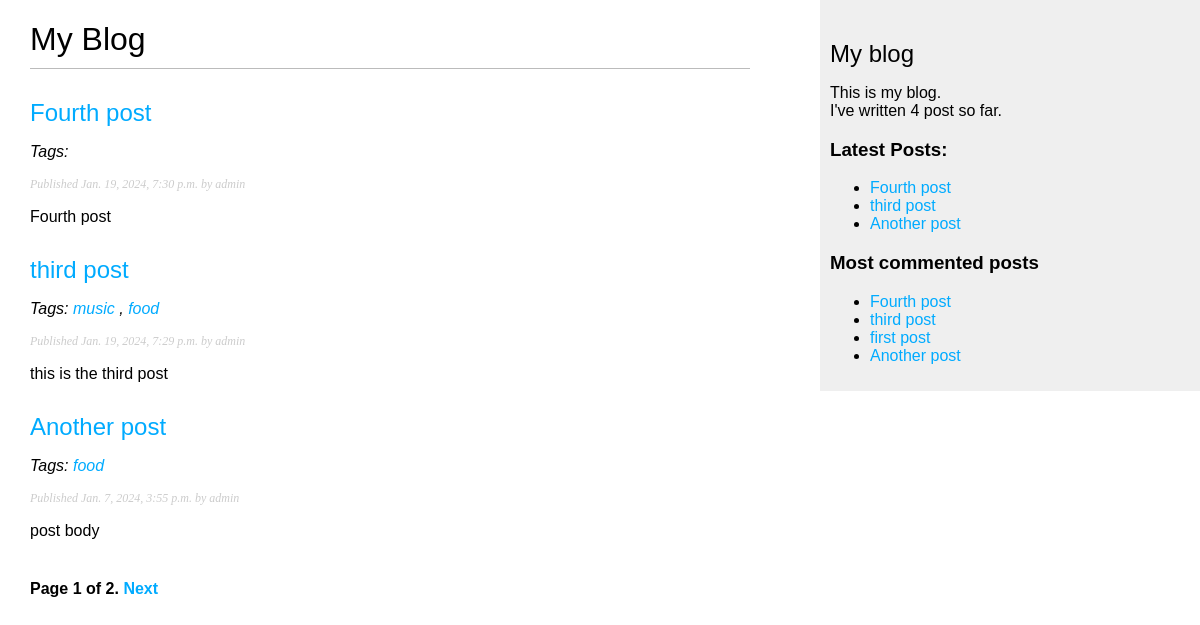
The page /blog/ on the database as committed earlier.
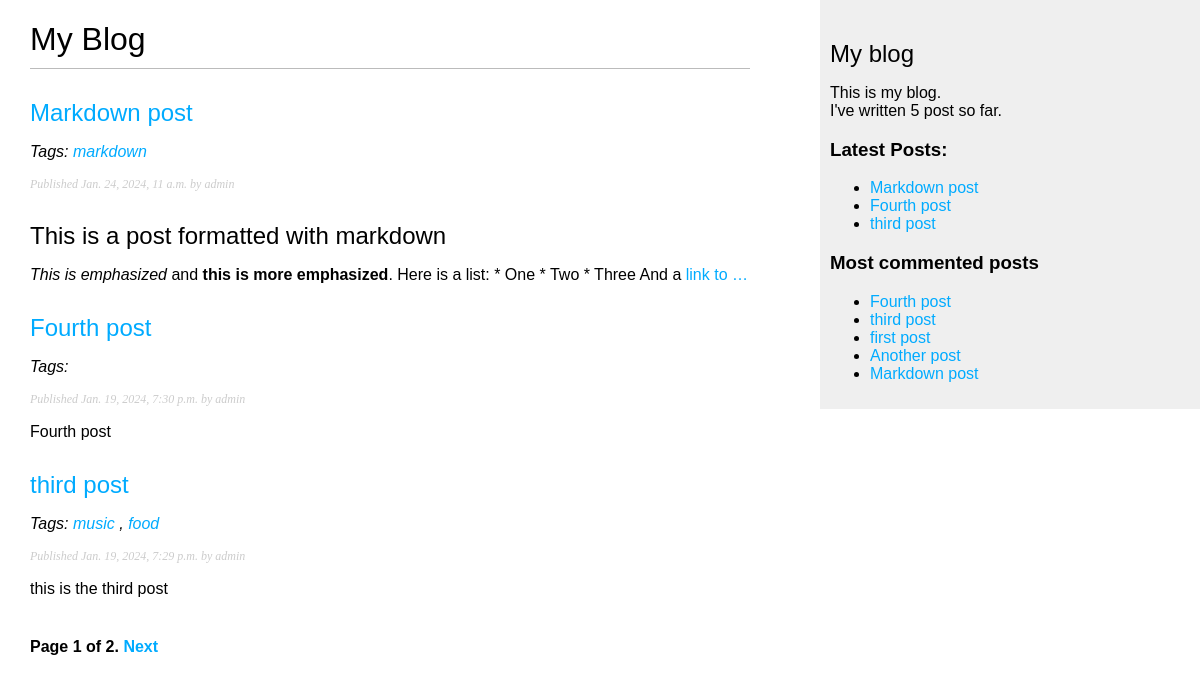
The same page on the database as committed later.
### blogapp/models.py (models this page shows, shortened)
class Post(models.Model):
    title = models.CharField(max_length=250)
    slug = models.SlugField(max_length=250)
    author = models.ForeignKey(User,
                               on_delete=models.CASCADE,
                               related_name='blog_posts')
    body = models.TextField()
    publish = models.DateTimeField(default=timezone.now)
    created = models.DateTimeField(auto_now_add=True)
    updated = models.DateTimeField(auto_now=True)
    objects = models.Manager()
    published = PublishedManager()
    tags = TaggableManager()
    class Status(models.TextChoices):
        DRAFT = 'DF', 'Draft'
        PUBLISHED = 'PB', 'Published'
    status = models.CharField(max_length=2,
                              choices=Status.choices,
                              default=Status.DRAFT)
    class Meta:
        ordering = ['-publish']
        indexes = [
            models.Index(fields=['-publish']),
        ]
    def get_absolute_url(self):
        return reverse('blog:post_detail',
                       args=[self.publish.year,
                             self.publish.month,
                             self.publish.day,
                             self.slug])

### blogapp/views.py (the view)
# urls.py: path('', views.post_list, name='post_list'),
def post_list(request, tag_slug=None):
    post_list = Post.published.all()
    tag = None
    if tag_slug:
        tag = get_object_or_404(Tag, slug=tag_slug)
        post_list = post_list.filter(tags__in=[tag])
    paginator = Paginator(post_list, 3)
    page_number = request.GET.get('page', 1)
    try:
        posts = paginator.page(page_number)
    except EmptyPage:
        posts = paginator.page(paginator.num_pages)
    except PageNotAnInteger:
        posts = paginator.page(1)
    return render(request,
                  'blogapp/post/list.html',
                  {'posts': posts, 'tag':tag})

### blogapp/models.py (called while the page is built)
    def get_queryset(self):
        return super().get_queryset()\
                      .filter(status=Post.Status.PUBLISHED)

### blogapp/templatetags/blogapp_tags.py (called while the page is built)
@register.simple_tag
def total_posts():
    return Post.published.count()

@register.simple_tag
def get_most_commented_posts(count=5):
    return (Post.published.annotate(total_comments=Count('comments'))
            .order_by('-total_comments'))[:count]

@register.inclusion_tag('blogapp/post/latest_posts.html')
def show_latest_posts(count=5):
    latest_posts = Post.published.order_by('-publish')[:count]
    return {'latest_posts': latest_posts}

@register.filter(name='markdown')
def markdown_format(text):
    return mark_safe(markdown.markdown(text))

### blogapp/templates/blogapp/post/list.html (shortened to what this page needs)
{% extends "blogapp/base.html" %}
{% load blogapp_tags %}
{% block content %}
    <h1>My Blog</h1>
    {% for post in posts %}
        <h2>
            <a href="{{ post.get_absolute_url }}">
                {{ post.title }}
            </a>
        </h2>
        <p class="tags">
            <i>Tags:
                {% for tag in post.tags.all %}
                    <a href="{% url "blog:post_list_by_tag" tag.slug %}">
                        {{ tag.name }}
                    </a>
                    {% if not forloop.last %} , {% endif %}
                {% endfor %}
            </i>
        </p>
        <p class="date">
            Published {{ post.publish }} by {{ post.author }}
        </p>
        {{ post.body|markdown|truncatewords_html:30}}
    {% endfor %}
    {% include "blogapp/pagination.html" with page=posts %}
{% endblock %}

### blogapp/templates/blogapp/base.html (shortened to what this page needs)
{% load blogapp_tags %}
{% load static %}
<!DOCTYPE html>
<html lang="en">
<head>
    <link href="{% static "css/blogapp.css" %}" rel="stylesheet">
</head>
<body>
    <div id="content">
        {% block content %}
        {% endblock %}
    </div>
    <div id="sidebar">
        <h2>My blog</h2>
        <p>
            This is my blog. <br>
            I've written {% total_posts %} post so far.
        </p>
        <h3>Latest Posts:</h3>
        {% show_latest_posts 3 %}
        <h3>Most commented posts</h3>
        {% get_most_commented_posts as most_commented_posts %}
        <ul>
            {% for post in most_commented_posts %}
                <li>
                    <a href="{{ post.get_absolute_url }}">{{ post.title }}</a>
                </li>
            {% endfor %}
        </ul>
    </div>
</body>
</html>

### blogapp/templates/blogapp/pagination.html (shortened to what this page needs)
<div class="pagination">
    <span class="step-links">
        <span class="current">
            Page {{ page.number }} of {{ page.paginator.num_pages }}.
        </span>
        {% if page.has_next %}
            <a href="?page={{ page.next_page_number }}">Next</a>
        {% endif %}
    </span>
</div>

### blogapp/templates/blogapp/post/latest_posts.html
<ul>
    {% for post in latest_posts %}
        <li>
            <a href="{{ post.get_absolute_url }}">{{ post.title }}</a>
        </li>
    {% endfor %}
</ul>

### blogapp/static/css/blogapp.css (style rules this page uses)
body { margin:0; padding:0; font-family:helvetica, sans-serif; }
a { color:#00abff; text-decoration:none; }
h1 { font-weight:normal; border-bottom:1px solid #bbb; padding:0 0 10px 0; }
h2 { font-weight:normal; margin:30px 0 0; }
#content { float:left; width:60%; padding:0 0 0 30px; }
#sidebar { float:right; width:30%; padding:10px; background:#efefef; height:100%; }
p.date { color:#ccc; font-family: georgia, serif; font-size: 12px; font-style: italic; }
.pagination { margin:40px 0; font-weight:bold; }

Rows that differ between the two databases and show on the page:
no longer on one of the page's lists (row unchanged): Post: title "Another post", publish "Jan. 7, 2024, 3:55 p.m.", author "admin", body "post body"
added Post: title "Markdown post", publish "Jan. 24, 2024, 11 a.m.", author "admin", body "This is a post formatted with markdown This is emphasized and this is more emphasized . Here is a list: * One * Two * Three And a link to …"
added Tag: name "markdown", shown under "Markdown post"
computed for Post "Another post": loses Tag (name "food")
Other text that changed with them:
text no longer shown: "4"
text now shown: "5"
